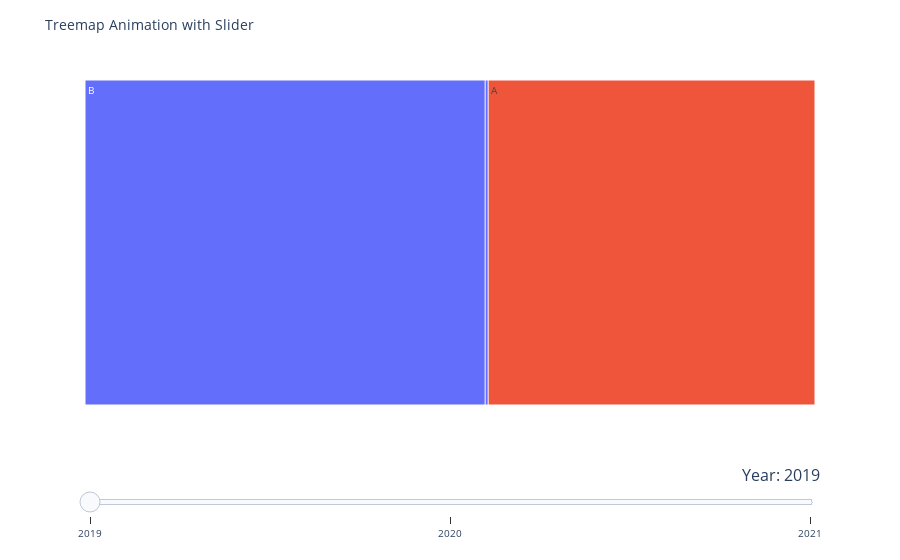

Write notebook code for a chart like this one.
### Code cell
import plotly.express as px
import pandas as pd

# Example DataFrame
data = {'Year': [2019, 2019, 2020, 2020, 2021, 2021],
        'Category': ['A', 'B', 'A', 'B', 'A', 'B'],
        'Value': [10, 20, 15, 25, 18, 22]}

df = pd.DataFrame(data)

# Create an empty figure
fig = px.treemap()

# Iterate through unique years in the DataFrame
for year in df['Year'].unique():
    # Filter the DataFrame for the current year
    df_year = df[df['Year'] == year]
    
    # Create a trace for the treemap with hover data
    trace = px.treemap(df_year, path=['Category'], values='Value', title=f'Treemap for Year {year}', hover_data=['Value'])
    
    # Add the trace to the figure
    fig.add_trace(trace.data[0])

# # Add slider for animation
fig.update_layout(
    sliders=[{
        'active': 0,
        'yanchor': 'top',
        'xanchor': 'left',
        'currentvalue': {
            'font': {'size': 16},
            'prefix': 'Year:',
            'visible': True,
            'xanchor': 'right',
        },
        'transition': {'duration': 300, 'easing': 'cubic-in-out'},  # Adjust easing for smoother transitions
        'pad': {'b': 10, 't': 50},
        'steps': [{
            'label': f'{year}',
            'method': 'animate',
            'args': [{'frame': {'duration': 300, 'redraw': True}, 'mode': 'immediate', 'transition': {'duration': 300, 'easing': 'cubic-in-out'}}],
        } for year in df['Year'].unique()]
    }]
)

# Set layout title
fig.update_layout(title='Treemap Animation Over Years')

# Add Animation Slider
steps = []
for i, year in enumerate(df['Year'].unique()):
    step = dict(
        args=[
            {'visible': [False] * i + [True] + [False] * (len(df['Year'].unique()) - i - 1)}
        ],
        label=str(year),
        method='update'
    )
    steps.append(step)

sliders = [dict(
    active=0,
    steps=steps,
    currentvalue={'prefix': 'Year: '},
)]

fig.update_layout(
    sliders=sliders,
    title='Treemap Animation with Slider',
    font_size=10
)

# Show the plot
fig.show()

### Figure 1 — Plotly figure (JSON) as saved in the notebook; plotly's stock layout.template omitted (floating-point values rounded to 4 significant figures)
{"data": [{"domain": {"x": [0, 1], "y": [0, 1]}, "hovertemplate": "<extra></extra>", "name": "", "type": "treemap"}, {"branchvalues": "total", "customdata": [[10], [20]], "domain": {"x": [0, 1], "y": [0, 1]}, "hovertemplate": "labels=%{label}<br>Value=%{customdata[0]}<br>parent=%{parent}<br>id=%{id}<extra></extra>", "ids": ["A", "B"], "labels": ["A", "B"], "name": "", "parents": ["", ""], "type": "treemap", "values": [10, 20]}, {"branchvalues": "total", "customdata": [[15], [25]], "domain": {"x": [0, 1], "y": [0, 1]}, "hovertemplate": "labels=%{label}<br>Value=%{customdata[0]}<br>parent=%{parent}<br>id=%{id}<extra></extra>", "ids": ["A", "B"], "labels": ["A", "B"], "name": "", "parents": ["", ""], "type": "treemap", "values": [15, 25]}, {"branchvalues": "total", "customdata": [[18], [22]], "domain": {"x": [0, 1], "y": [0, 1]}, "hovertemplate": "labels=%{label}<br>Value=%{customdata[0]}<br>parent=%{parent}<br>id=%{id}<extra></extra>", "ids": ["A", "B"], "labels": ["A", "B"], "name": "", "parents": ["", ""], "type": "treemap", "values": [18, 22]}], "layout": {"autosize": true, "font": {"size": 10}, "legend": {"tracegroupgap": 0}, "margin": {"t": 60}, "sliders": [{"active": 0, "currentvalue": {"font": {"size": 16}, "prefix": "Year: ", "visible": true, "xanchor": "right"}, "pad": {"b": 10, "t": 50}, "steps": [{"args": [{"visible": [true, false, false]}], "label": "2019", "method": "update"}, {"args": [{"visible": [false, true, false]}], "label": "2020", "method": "update"}, {"args": [{"visible": [false, false, true]}], "label": "2021", "method": "update"}], "transition": {"duration": 300, "easing": "cubic-in-out"}, "xanchor": "left", "yanchor": "top"}], "title": {"text": "Treemap Animation with Slider"}}}
